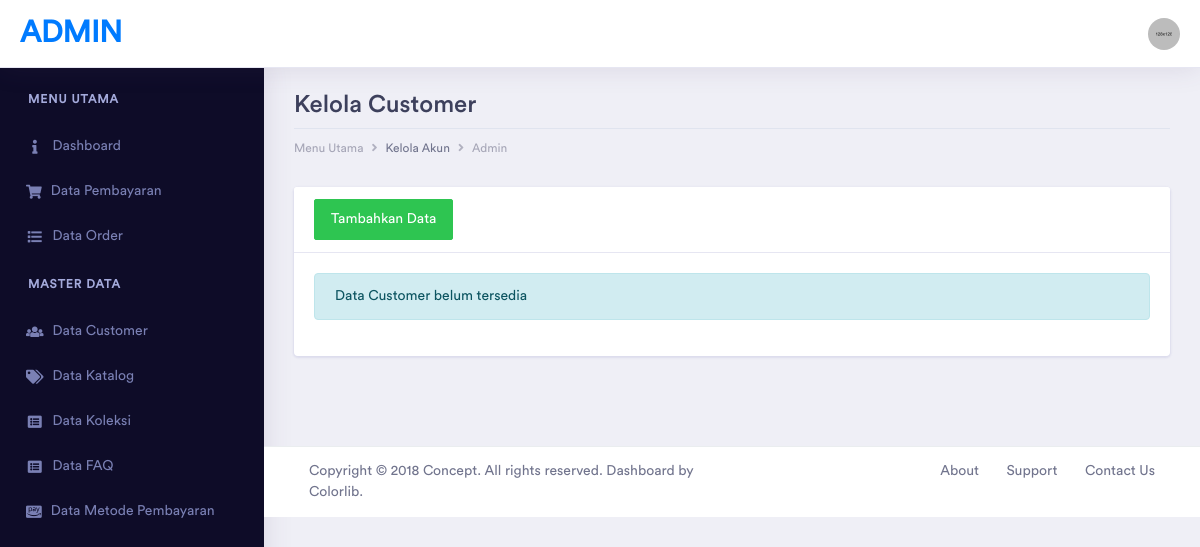
The page /index.php/user on the database as committed earlier.
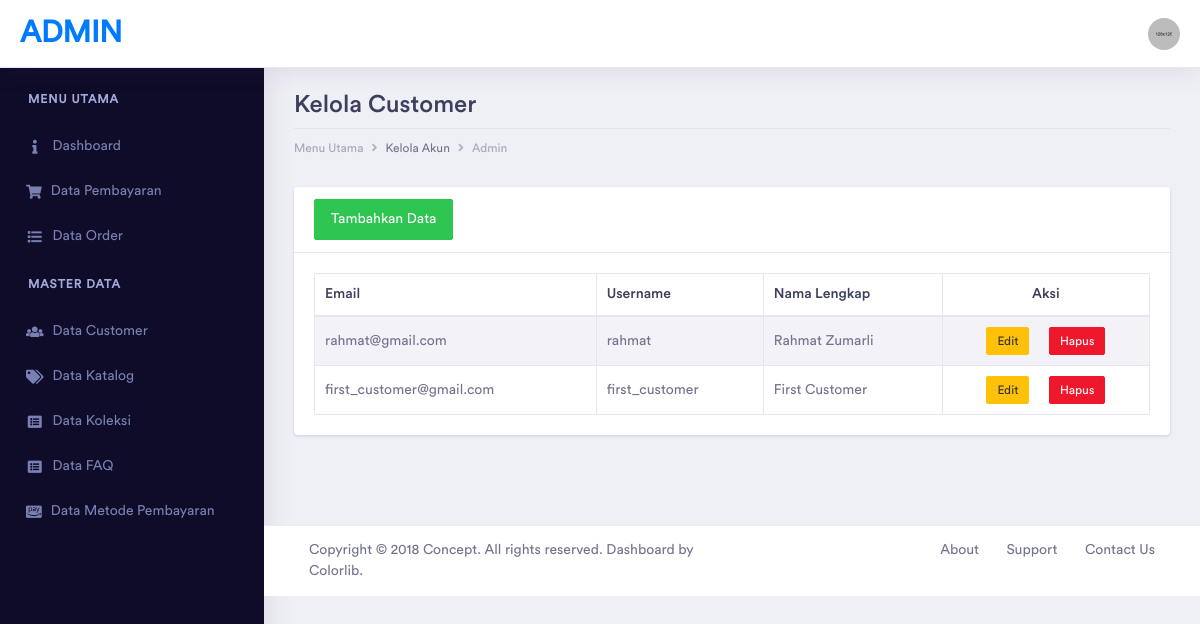
The same page on the database as committed later.
### tables this page shows
CREATE TABLE IF NOT EXISTS `user_details` (
  `id` int(11) NOT NULL AUTO_INCREMENT,
  `user_id` int(11) NOT NULL,
  `picture` text NOT NULL,
  `nama_lengkap` varchar(255) NOT NULL,
  `jenis_kelamin` enum('L','P') NOT NULL,
  `alamat` text NOT NULL,
  `telp` varchar(255) NOT NULL,
  PRIMARY KEY (`id`),
  KEY `user_id` (`user_id`)
);

CREATE TABLE IF NOT EXISTS `users` (
  `id` int(11) NOT NULL AUTO_INCREMENT,
  `role_id` int(11) DEFAULT NULL,
  `username` varchar(255) DEFAULT NULL,
  `email` varchar(255) DEFAULT NULL,
  `password` varchar(255) DEFAULT NULL,
  `created_at` timestamp NULL DEFAULT CURRENT_TIMESTAMP,
  `updated_at` timestamp NULL DEFAULT NULL,
  PRIMARY KEY (`id`),
  KEY `role_id` (`role_id`)
);

### application/controllers/User.php (called while the page is built, shortened)
<?php
class User extends CI_Controller
{
	public function __construct()
	{
		$this->load->model('User_Model', 'user');
		$this->load->model('Auth_model', 'auth');
	}
	public function index()
	{
		$data['title'] = "Data User";
		$data['users'] = $this->user->getAll();
		$this->form_validation->set_rules('nama', 'Nama', 'required|trim');
		$this->form_validation->set_rules('username', 'Username', 'required|trim|min_length[4]|is_unique[users.username]');
		$this->form_validation->set_rules('password', 'Password', 'required|trim|min_length[4]');
		$this->form_validation->set_rules('email', 'Email', 'required|trim|min_length[4]|valid_email|is_unique[users.email]');
		$this->form_validation->set_rules('jenis-kelamin', 'Jenis Kelamin', 'required|trim');
		$this->form_validation->set_rules('alamat', 'Alamat', 'required|trim|min_length[5]');
		$this->form_validation->set_rules('telp', 'Telp', 'required|trim|numeric|min_length[10]|max_length[12]');
		if ($this->form_validation->run() == false) {
			$this->load->view("templates/admin_header", $data);
			$this->load->view("user/index", $data);
			$this->load->view("templates/admin_footer");
		}
	}
}

### index.php (called while the page is built, shortened)
<?php
require_once BASEPATH.'core/CodeIgniter.php';

### application/models/User_Model.php (called while the page is built, shortened)
<?php
class User_Model extends CI_Model
{
	public function getAll()
	{
		return $this->db
			->select('users.*, user_details.nama_lengkap')
			->from($this::TABLE_NAME)
			->join('user_details', 'users.id = user_details.user_id')
			->get()
			->result_object();
	}
}

### application/views/user/index.php (the view, shortened to what this page needs)
<div class="container-fluid dashboard-content">
	<div class="row">
		<div class="col-xl-12 col-lg-12 col-md-12 col-sm-12 col-12">
			<div class="page-header">
				<h2 class="pageheader-title">Kelola Customer</h2>
				<div class="page-breadcrumb">
					<nav aria-label="breadcrumb">
						<ol class="breadcrumb">
							<li class="breadcrumb-item"><a href="#" class="breadcrumb-link">Menu Utama</a></li>
							<li class="breadcrumb-item">Kelola Akun</li>
							<li class="breadcrumb-item"><a href="#" class="breadcrumb-link">Admin</a></li>
						</ol>
					</nav>
				</div>
			</div>
		</div>
	</div>
	<div class="row">
		<div class="col-xl-12 col-lg-12 col-md-12 col-sm-12 col-12">
			<div class="row">
				<div class="col-xl-12 col-lg-12 col-md-12 col-sm-12 col-12">
					<div class="card">
						<div class="card-header">
							<a href="#" class="btn btn-success" id="tambahUser" data-link="<?php echo base_url('user/index'); ?>" data-toggle="modal" data-target="#ModalUser">
								Tambahkan Data
							</a>
						</div>
						<div class="card-body">
							<?php if (empty($users)) : ?>
								<div class="alert alert-info">
									<p>Data Customer belum tersedia</p>
								</div>
							<?php else : ?>
								<div class="table-responsive">
									<table id="example" class="table table-striped table-bordered second" style="width:100%">
										<thead>
											<tr>
												<th>Email</th>
												<th>Username</th>
												<th>Nama Lengkap</th>
												<th class="text-center">Aksi</th>
											</tr>
										</thead>
										<tbody>
											<?php foreach ($users as $user) : ?>
												<tr>
													<td><?php echo $user->email; ?></td>
													<td><?php echo $user->username; ?></td>
													<td><?php echo $user->nama_lengkap; ?></td>
													<td class="text-center">
														<a class="btn btn-xs btn-warning editUser mr-3" href="#" data-toggle="modal" data-target="#ModalUser" data-link="<?php echo base_url('user/edit/') . $user->id; ?>" data-id="<?php echo $user->id; ?>">Edit</a>
														<a class="btn btn-xs btn-danger" href="<?php echo base_url('user/delete/') . $user->id; ?>" onclick="return confirm('Apakah kamu yakin ingin menghapus data ini?')">Hapus</a>
													</td>
												</tr>
											<?php endforeach; ?>
										</tbody>
									</table>
								</div>
							<?php endif; ?>
						</div>
					</div>
				</div>
			</div>
		</div>
	</div>
</div>

Rows that differ between the two databases and show on the page:
added user_details: user.email "rahmat@gmail.com", user.username "rahmat", nama_lengkap "Rahmat Zumarli"
added user_details: user.email "first_customer@gmail.com", user.username "first_customer", nama_lengkap "First Customer"
Other text that changed with them:
text no longer shown: "Data Customer belum tersedia"
text now shown: "Email Username Nama Lengkap Aksi"
